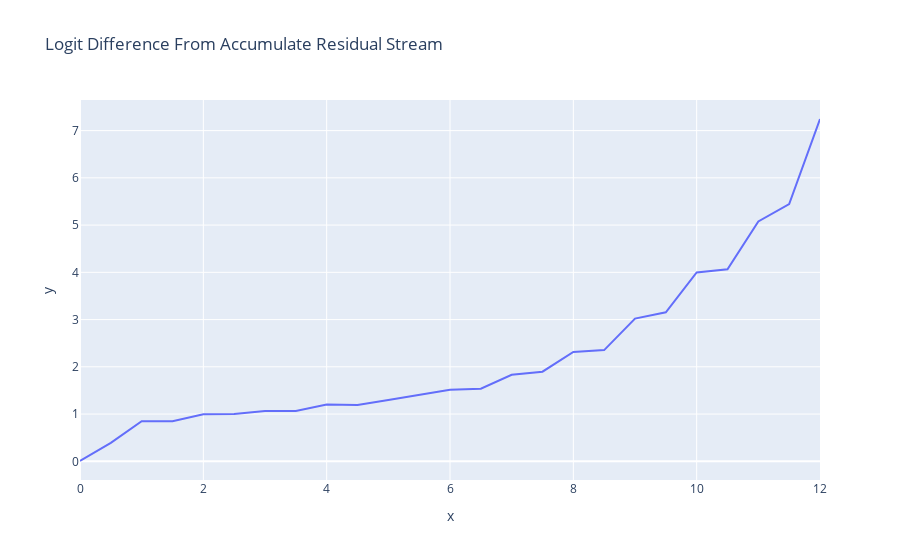

The code cell stored with this chart in its notebook:
### Code cell
accumulated_residual, labels = cache.accumulated_resid(
    layer=-1, incl_mid=True, pos_slice=-1, return_labels=True
)
logit_lens_logit_diffs = residual_stack_to_logit_diff(accumulated_residual, cache)
line(
    logit_lens_logit_diffs,
    x=np.arange(model.cfg.n_layers * 2 + 1) / 2,
    hover_name=labels,
    title="Logit Difference From Accumulated Residual Stream",
)

### Figure 1 — Plotly figure (JSON) as saved in the notebook; plotly's stock layout.template omitted (floating-point values rounded to 4 significant figures)
{"data": [{"hovertemplate": "<b>%{hovertext}</b><br><br>x=%{x}<br>y=%{y}<extra></extra>", "hovertext": ["0_pre", "0_mid", "1_pre", "1_mid", "2_pre", "2_mid", "3_pre", "3_mid", "4_pre", "4_mid", "5_pre", "5_mid", "6_pre", "6_mid", "7_pre", "7_mid", "8_pre", "8_mid", "9_pre", "9_mid", "10_pre", "10_mid", "11_pre", "11_mid", "final_post"], "legendgroup": "", "line": {"color": "#636efa", "dash": "solid"}, "marker": {"symbol": "circle"}, "mode": "lines", "name": "", "orientation": "v", "showlegend": false, "type": "scatter", "x": [0, 0.5, 1, 1.5, 2, 2.5, 3, 3.5, 4, 4.5, 5, 5.5, 6, 6.5, 7, 7.5, 8, 8.5, 9, 9.5, 10, 10.5, 11, 11.5, 12], "xaxis": "x", "y": [0.006297, 0.391, 0.8486, 0.8496, 0.9951, 0.9999, 1.066, 1.067, 1.202, 1.19, 1.299, 1.409, 1.516, 1.535, 1.832, 1.896, 2.316, 2.353, 3.021, 3.153, 3.998, 4.064, 5.078, 5.443, 7.246], "yaxis": "y"}], "layout": {"legend": {"tracegroupgap": 0}, "title": {"text": "Logit Difference From Accumulate Residual Stream"}, "xaxis": {"anchor": "y", "domain": [0, 1], "title": {"text": "x"}}, "yaxis": {"anchor": "x", "domain": [0, 1], "title": {"text": "y"}}}}
